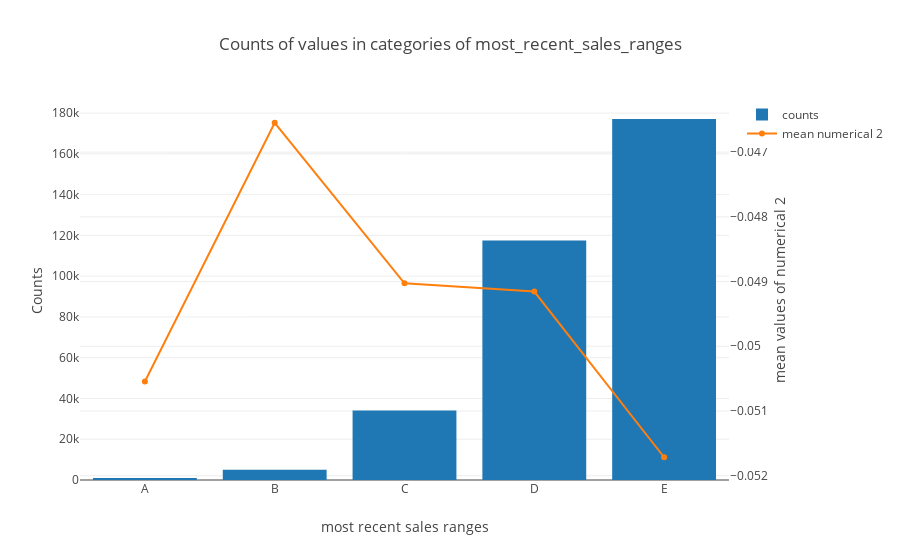

Notebook cell for this chart:
### Markdown cell above
We can see that these ranges has different ranges after removing outliers.

### Code cell
d = merchants['most_recent_sales_range'].value_counts().sort_index()
e = merchants.loc[merchants['numerical_2'] < 0.1].groupby(['most_recent_sales_range'])['numerical_2'].mean()
data = [go.Bar(x=d.index, y=d.values, name='counts'), 
        go.Scatter(x=e.index, y=e.values, name='mean numerical 2', yaxis='y2')]
layout = go.Layout(
    dict(title='Counts of values in categories of most_recent_sales_ranges', 
         xaxis=dict(title='most recent sales ranges'),
         yaxis=dict(title='Counts'),
         yaxis2=dict(title='mean values of numerical 2',
                     overlaying='y',
                     side='right'),
         legend=dict(orientation='v'))
)
py.iplot(dict(data=data, layout=layout))

### Figure 1 — Plotly figure (JSON) as saved in the notebook; plotly's stock layout.template omitted (floating-point values rounded to 4 significant figures)
{"data": [{"name": "counts", "type": "bar", "uid": "0e77392b-a253-4e9e-8e40-279135ef9421", "x": ["A", "B", "C", "D", "E"], "y": [1005, 5037, 34075, 117475, 177104]}, {"name": "mean numerical 2", "type": "scatter", "uid": "00decaaf-17cc-4bbc-b5db-5dea78689120", "x": ["A", "B", "C", "D", "E"], "y": [-0.05054, -0.04655, -0.04903, -0.04915, -0.05171], "yaxis": "y2"}], "layout": {"legend": {"orientation": "v"}, "title": "Counts of values in categories of most_recent_sales_ranges", "xaxis": {"title": "most recent sales ranges"}, "yaxis": {"title": "Counts"}, "yaxis2": {"overlaying": "y", "side": "right", "title": "mean values of numerical 2"}}}
